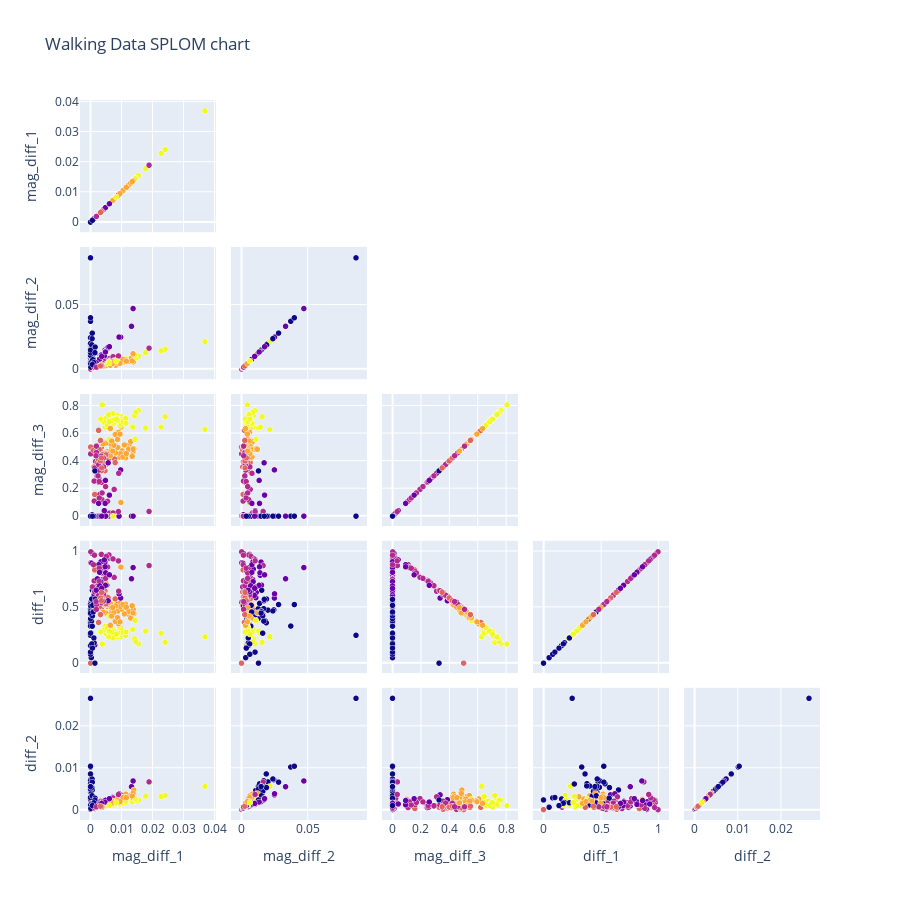

This figure's notebook cell:
### Markdown cell above
## SPLOM chart

### Code cell
import plotly.graph_objects as go
import pandas as pd

df = pd.read_csv('walkingData10202020.csv')
index_vals = df['Var4'].astype('category').cat.codes

# fig = go.Figure(data=go.Splom(
#                 dimensions=[dict(label='mag_diff_1',
#                                  values=df['mag_diff_1']),
#                             dict(label='mag_diff_2',
#                                  values=df['mag_diff_2']),
#                             dict(label='mag_diff_3',
#                                  values=df['mag_diff_3']),
#                             dict(label='diff_1',
#                                  values=df['diff_1']),
#                             dict(label='diff_2',
#                                  values=df['diff_2']),
#                             dict(label='diff_3',
#                                  values=df['diff_3']),
#                             dict(label='Var3_1',
#                                  values=df['Var3_1']),
#                             dict(label='Var3_2',
#                                  values=df['Var3_2']),
#                             dict(label='Var3_3',
#                                  values=df['Var3_3'])],
#                 showupperhalf=False, # remove plots on diagonal
#                 text=df['Var4'],
#                 marker=dict(color=index_vals,
#                             showscale=False, # colors encode categorical variables
#                             line_color='white', line_width=0.5)
#                 ))

fig = go.Figure(data=go.Splom(
                dimensions=[dict(label='mag_diff_1',
                                 values=reducedInputsNorm[:,0]),
                            dict(label='mag_diff_2',
                                 values=reducedInputsNorm[:,1]),
                            dict(label='mag_diff_3',
                                 values=reducedInputsNorm[:,2]),
                            dict(label='diff_1',
                                 values=reducedInputsNorm[:,3]),
                            dict(label='diff_2',
                                 values=reducedInputsNorm[:,4])],
                showupperhalf=False, # remove plots on diagonal
                text=df['Var4'],
                marker=dict(color=index_vals,
                            showscale=False, # colors encode categorical variables
                            line_color='white', line_width=0.5)
                ))


fig.update_layout(
    title='Walking Data SPLOM chart',
    width=900,
    height=900,
)

fig.show()

### Figure 1 — Plotly figure (JSON) as saved in the notebook; plotly's stock layout.template omitted (floating-point values rounded to 4 significant figures; data arrays with more than 128 entries replaced by an {"elided": "..."} marker saying what was removed)
{"data": [{"dimensions": [{"label": "mag_diff_1", "values": {"elided": "300 float values"}}, {"label": "mag_diff_2", "values": {"elided": "300 float values"}}, {"label": "mag_diff_3", "values": {"elided": "300 float values"}}, {"label": "diff_1", "values": {"elided": "300 float values"}}, {"label": "diff_2", "values": {"elided": "300 float values"}}], "marker": {"color": {"elided": "300 int values"}, "line": {"color": "white", "width": 0.5}, "showscale": false}, "showupperhalf": false, "text": {"elided": "300 int values"}, "type": "splom"}], "layout": {"height": 900, "title": {"text": "Walking Data SPLOM chart"}, "width": 900}}
